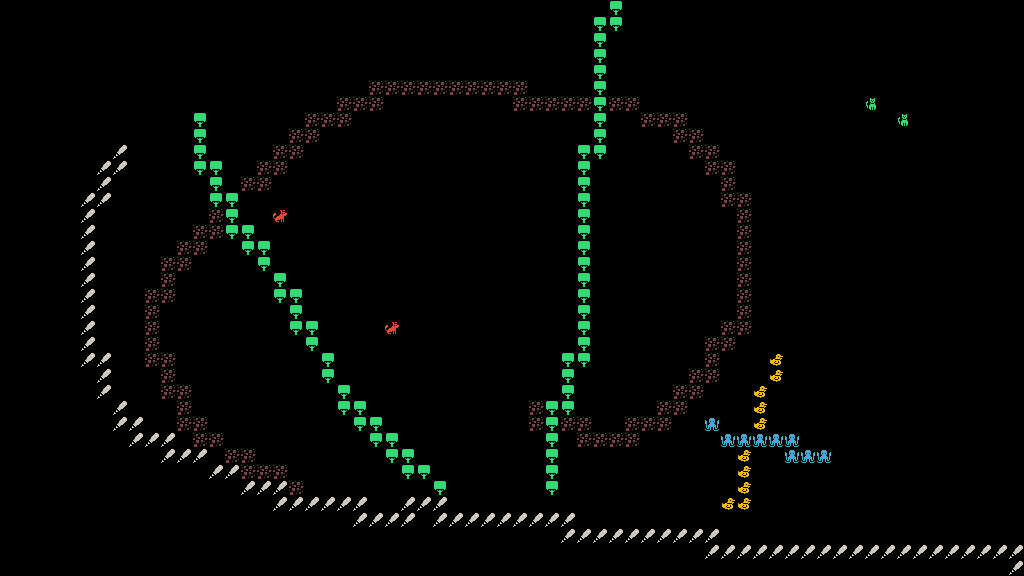

Tiled map render using the project's own tile images. Description and the whole map definition, tile-layer contents included, below:
An orthogonal 64x36 tile map with 16x16 px tiles, 1 tile layer (Tile Layer 1).

<map version="1.5" tiledversion="1.7.2" orientation="orthogonal" renderorder="right-down" width="64" height="36" tilewidth="16" tileheight="16" infinite="0" nextlayerid="2" nextobjectid="1">
 <tileset firstgid="1" source="../art/Lonely Tribes Set.tsx" />
 <layer id="1" name="Tile Layer 1" width="64" height="36">
  <data encoding="csv">
0,0,0,0,0,0,0,0,0,0,0,0,0,0,0,0,0,0,0,0,0,0,0,0,0,0,0,0,0,0,0,0,0,0,0,0,0,0,54,0,0,0,0,0,0,0,0,0,0,0,0,0,0,0,0,0,0,0,0,0,0,0,0,0,
0,0,0,0,0,0,0,0,0,0,0,0,0,0,0,0,0,0,0,0,0,0,0,0,0,0,0,0,0,0,0,0,0,0,0,0,0,54,54,0,0,0,0,0,0,0,0,0,0,0,0,0,0,0,0,0,0,0,0,0,0,0,0,0,
0,0,0,0,0,0,0,0,0,0,0,0,0,0,0,0,0,0,0,0,0,0,0,0,0,0,0,0,0,0,0,0,0,0,0,0,0,54,0,0,0,0,0,0,0,0,0,0,0,0,0,0,0,0,0,0,0,0,0,0,0,0,0,0,
0,0,0,0,0,0,0,0,0,0,0,0,0,0,0,0,0,0,0,0,0,0,0,0,0,0,0,0,0,0,0,0,0,0,0,0,0,54,0,0,0,0,0,0,0,0,0,0,0,0,0,0,0,0,0,0,0,0,0,0,0,0,0,0,
0,0,0,0,0,0,0,0,0,0,0,0,0,0,0,0,0,0,0,0,0,0,0,0,0,0,0,0,0,0,0,0,0,0,0,0,0,54,0,0,0,0,0,0,0,0,0,0,0,0,0,0,0,0,0,0,0,0,0,0,0,0,0,0,
0,0,0,0,0,0,0,0,0,0,0,0,0,0,0,0,0,0,0,0,0,0,0,3,3,3,3,3,3,3,3,3,3,0,0,0,0,54,0,0,0,0,0,0,0,0,0,0,0,0,0,0,0,0,0,0,0,0,0,0,0,0,0,0,
0,0,0,0,0,0,0,0,0,0,0,0,0,0,0,0,0,0,0,0,0,3,3,3,0,0,0,0,0,0,0,0,3,3,3,3,3,54,3,3,0,0,0,0,0,0,0,0,0,0,0,0,0,0,367,0,0,0,0,0,0,0,0,0,
0,0,0,0,0,0,0,0,0,0,0,0,54,0,0,0,0,0,0,3,3,3,0,0,0,0,0,0,0,0,0,0,0,0,0,0,0,54,0,0,3,3,3,0,0,0,0,0,0,0,0,0,0,0,0,0,367,0,0,0,0,0,0,0,
0,0,0,0,0,0,0,0,0,0,0,0,54,0,0,0,0,0,3,3,0,0,0,0,0,0,0,0,0,0,0,0,0,0,0,0,0,54,0,0,0,0,3,3,0,0,0,0,0,0,0,0,0,0,0,0,0,0,0,0,0,0,0,0,
0,0,0,0,0,0,0,131,0,0,0,0,54,0,0,0,0,3,3,0,0,0,0,0,0,0,0,0,0,0,0,0,0,0,0,0,54,54,0,0,0,0,0,3,3,0,0,0,0,0,0,0,0,0,0,0,0,0,0,0,0,0,0,0,
0,0,0,0,0,0,131,131,0,0,0,0,54,54,0,0,3,3,0,0,0,0,0,0,0,0,0,0,0,0,0,0,0,0,0,0,54,0,0,0,0,0,0,0,3,3,0,0,0,0,0,0,0,0,0,0,0,0,0,0,0,0,0,0,
0,0,0,0,0,0,131,0,0,0,0,0,0,54,0,3,3,0,0,0,0,0,0,0,0,0,0,0,0,0,0,0,0,0,0,0,54,0,0,0,0,0,0,0,0,3,0,0,0,0,0,0,0,0,0,0,0,0,0,0,0,0,0,0,
0,0,0,0,0,131,131,0,0,0,0,0,0,54,54,0,0,0,0,0,0,0,0,0,0,0,0,0,0,0,0,0,0,0,0,0,54,0,0,0,0,0,0,0,0,3,3,0,0,0,0,0,0,0,0,0,0,0,0,0,0,0,0,0,
0,0,0,0,0,131,0,0,0,0,0,0,0,3,54,0,0,368,0,0,0,0,0,0,0,0,0,0,0,0,0,0,0,0,0,0,54,0,0,0,0,0,0,0,0,0,3,0,0,0,0,0,0,0,0,0,0,0,0,0,0,0,0,0,
0,0,0,0,0,131,0,0,0,0,0,0,3,3,54,54,0,0,0,0,0,0,0,0,0,0,0,0,0,0,0,0,0,0,0,0,54,0,0,0,0,0,0,0,0,0,3,0,0,0,0,0,0,0,0,0,0,0,0,0,0,0,0,0,
0,0,0,0,0,131,0,0,0,0,0,3,3,0,0,54,54,0,0,0,0,0,0,0,0,0,0,0,0,0,0,0,0,0,0,0,54,0,0,0,0,0,0,0,0,0,3,0,0,0,0,0,0,0,0,0,0,0,0,0,0,0,0,0,
0,0,0,0,0,131,0,0,0,0,3,3,0,0,0,0,54,0,0,0,0,0,0,0,0,0,0,0,0,0,0,0,0,0,0,0,54,0,0,0,0,0,0,0,0,0,3,0,0,0,0,0,0,0,0,0,0,0,0,0,0,0,0,0,
0,0,0,0,0,131,0,0,0,0,3,0,0,0,0,0,0,54,0,0,0,0,0,0,0,0,0,0,0,0,0,0,0,0,0,0,54,0,0,0,0,0,0,0,0,0,3,0,0,0,0,0,0,0,0,0,0,0,0,0,0,0,0,0,
0,0,0,0,0,131,0,0,0,3,3,0,0,0,0,0,0,54,54,0,0,0,0,0,0,0,0,0,0,0,0,0,0,0,0,0,54,0,0,0,0,0,0,0,0,0,3,0,0,0,0,0,0,0,0,0,0,0,0,0,0,0,0,0,
0,0,0,0,0,131,0,0,0,3,0,0,0,0,0,0,0,0,54,0,0,0,0,0,0,0,0,0,0,0,0,0,0,0,0,0,54,0,0,0,0,0,0,0,0,0,3,0,0,0,0,0,0,0,0,0,0,0,0,0,0,0,0,0,
0,0,0,0,0,131,0,0,0,3,0,0,0,0,0,0,0,0,54,54,0,0,0,0,368,0,0,0,0,0,0,0,0,0,0,0,54,0,0,0,0,0,0,0,0,3,3,0,0,0,0,0,0,0,0,0,0,0,0,0,0,0,0,0,
0,0,0,0,0,131,0,0,0,3,0,0,0,0,0,0,0,0,0,54,0,0,0,0,0,0,0,0,0,0,0,0,0,0,0,0,54,0,0,0,0,0,0,0,3,3,0,0,0,0,0,0,0,0,0,0,0,0,0,0,0,0,0,0,
0,0,0,0,0,131,131,0,0,3,3,0,0,0,0,0,0,0,0,0,54,0,0,0,0,0,0,0,0,0,0,0,0,0,0,54,54,0,0,0,0,0,0,0,3,0,0,0,362,0,0,0,0,0,0,0,0,0,0,0,0,0,0,0,
0,0,0,0,0,0,131,0,0,0,3,0,0,0,0,0,0,0,0,0,54,0,0,0,0,0,0,0,0,0,0,0,0,0,0,54,0,0,0,0,0,0,0,3,3,0,0,0,362,0,0,0,0,0,0,0,0,0,0,0,0,0,0,0,
0,0,0,0,0,0,131,0,0,0,3,3,0,0,0,0,0,0,0,0,0,54,0,0,0,0,0,0,0,0,0,0,0,0,0,54,0,0,0,0,0,0,3,3,0,0,0,362,0,0,0,0,0,0,0,0,0,0,0,0,0,0,0,0,
0,0,0,0,0,0,0,131,0,0,0,3,0,0,0,0,0,0,0,0,0,54,54,0,0,0,0,0,0,0,0,0,0,3,54,54,0,0,0,0,0,3,3,0,0,0,0,362,0,0,0,0,0,0,0,0,0,0,0,0,0,0,0,0,
0,0,0,0,0,0,0,131,131,0,0,3,3,0,0,0,0,0,0,0,0,0,54,54,0,0,0,0,0,0,0,0,0,3,54,3,3,0,0,3,3,3,0,0,410,0,0,362,0,0,0,0,0,0,0,0,0,0,0,0,0,0,0,0,
0,0,0,0,0,0,0,0,131,131,131,0,3,3,0,0,0,0,0,0,0,0,0,54,54,0,0,0,0,0,0,0,0,0,54,0,3,3,3,3,0,0,0,0,0,410,410,410,410,410,0,0,0,0,0,0,0,0,0,0,0,0,0,0,
0,0,0,0,0,0,0,0,0,0,131,131,131,0,3,3,0,0,0,0,0,0,0,0,54,54,0,0,0,0,0,0,0,0,54,0,0,0,0,0,0,0,0,0,0,0,362,0,0,410,410,410,0,0,0,0,0,0,0,0,0,0,0,0,
0,0,0,0,0,0,0,0,0,0,0,0,0,131,131,3,3,3,0,0,0,0,0,0,0,54,54,0,0,0,0,0,0,0,54,0,0,0,0,0,0,0,0,0,0,0,362,0,0,0,0,0,0,0,0,0,0,0,0,0,0,0,0,0,
0,0,0,0,0,0,0,0,0,0,0,0,0,0,0,131,131,131,3,0,0,0,0,0,0,0,0,54,0,0,0,0,0,0,54,0,0,0,0,0,0,0,0,0,0,0,362,0,0,0,0,0,0,0,0,0,0,0,0,0,0,0,0,0,
0,0,0,0,0,0,0,0,0,0,0,0,0,0,0,0,0,131,131,131,131,131,131,0,0,131,131,131,0,0,0,0,0,0,0,0,0,0,0,0,0,0,0,0,0,362,362,0,0,0,0,0,0,0,0,0,0,0,0,0,0,0,0,0,
0,0,0,0,0,0,0,0,0,0,0,0,0,0,0,0,0,0,0,0,0,0,131,131,131,131,0,131,131,131,131,131,131,131,131,131,0,0,0,0,0,0,0,0,0,0,0,0,0,0,0,0,0,0,0,0,0,0,0,0,0,0,0,0,
0,0,0,0,0,0,0,0,0,0,0,0,0,0,0,0,0,0,0,0,0,0,0,0,0,0,0,0,0,0,0,0,0,0,0,131,131,131,131,131,131,131,131,131,131,0,0,0,0,0,0,0,0,0,0,0,0,0,0,0,0,0,0,0,
0,0,0,0,0,0,0,0,0,0,0,0,0,0,0,0,0,0,0,0,0,0,0,0,0,0,0,0,0,0,0,0,0,0,0,0,0,0,0,0,0,0,0,0,131,131,131,131,131,131,131,131,131,131,131,131,131,131,131,131,131,131,131,131,
0,0,0,0,0,0,0,0,0,0,0,0,0,0,0,0,0,0,0,0,0,0,0,0,0,0,0,0,0,0,0,0,0,0,0,0,0,0,0,0,0,0,0,0,0,0,0,0,0,0,0,0,0,0,0,0,0,0,0,0,0,0,0,131
</data>
 </layer>
</map>